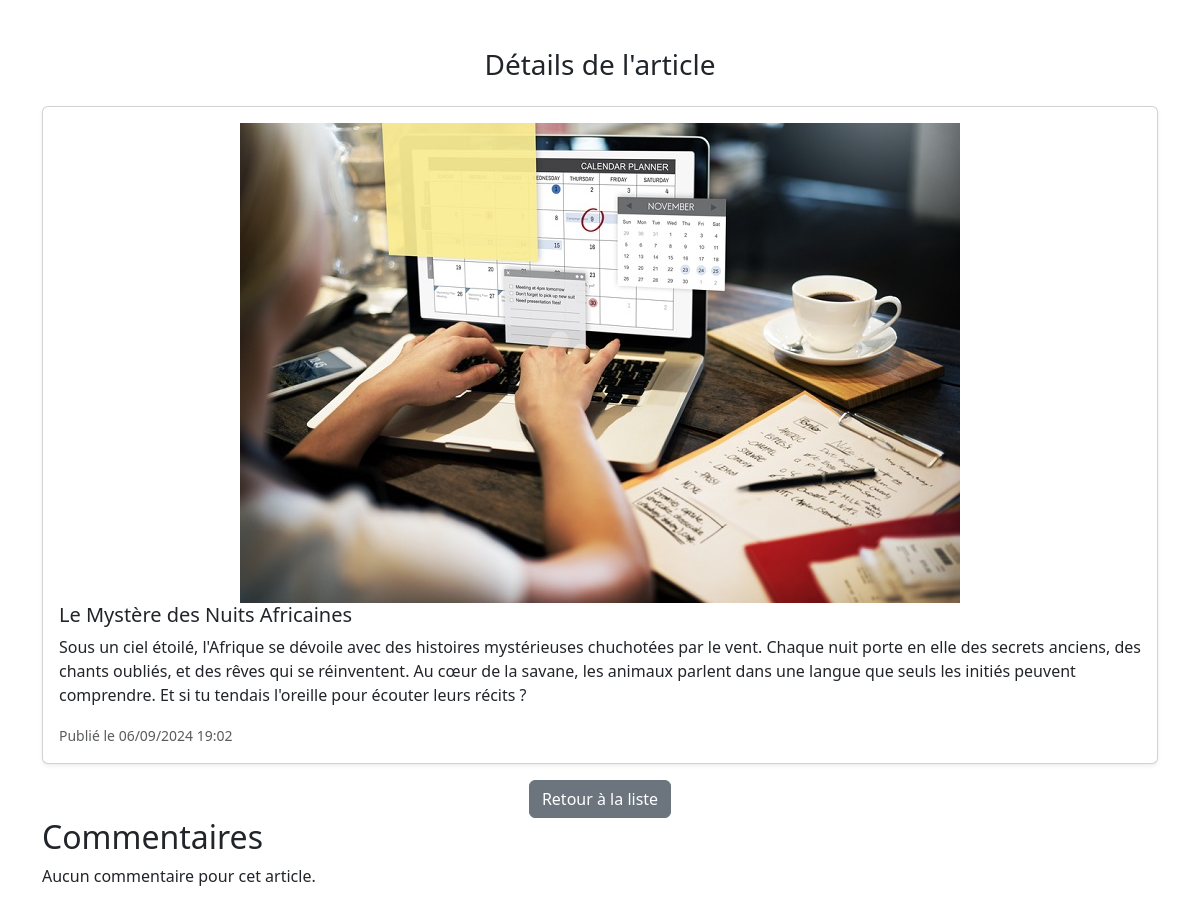
Page /blog/1/ on the committed database.
### Articles/models.py (models this page shows, shortened)
class Article(models.Model):
    title = models.CharField(max_length=200)
    content = models.TextField()
    author = models.ForeignKey(User, on_delete=models.CASCADE, null=True, blank=True)
    categories = models.ManyToManyField(Category, blank=True)
    tags = models.ManyToManyField(Tag, blank=True)
    created_at = models.DateTimeField(auto_now_add=True)
    updated_at = models.DateTimeField(auto_now=True)
    image = models.ImageField(upload_to='articles/', blank=True)
    class Meta:
        permissions = [
            ("can_add_article", "Can add article"),
            ("can_edit_article", "Can edit article"),
            ("can_delete_article", "Can delete article"),
        ]

### Articles/views.py (the view, shortened to what this page needs)
# urls.py: path('<int:pk>/', ArticleDetailView.as_view(), name='article_detail'),
class ArticleDetailView(generic.DetailView):
    model = Article
    template_name = 'Articles/article_detail.html'
    def get_context_data(self, **kwargs):
        context = super().get_context_data(**kwargs)
        article = self.get_object()
        user = self.request.user
        if user.is_authenticated:
            context['can_edit'] = user == article.author or user.is_superuser
            context['can_delete'] = user == article.author or user.is_superuser
            context['can_comment'] = True
            context['user_comments'] = article.commentaire.filter(author=user)
        else:
            context['can_edit'] = False
            context['can_delete'] = False
            context['can_comment'] = False
            context['user_comments'] = []
        return context

### Articles/templates/Articles/article_detail.html (shortened to what this page needs)
{% load static %}
<!DOCTYPE html>
<html lang="fr">
<head>
    <link rel="stylesheet" href="{% static 'Article/bootstrap.css' %}">
</head>
<body>
    <div class="container mt-5">
        <h1 class="h3 mb-4 text-center">Détails de l'article</h1>
        <div class="card article-card shadow-sm">
            <div class="card-body">
                {% if article.image %}
                <div class="text-center" style="width: 100%;">
                    <img src="{{ article.image.url }}" alt="{{ article.title }}" class="article-image">
                </div>
                {% else %}
                <p class="text-center text-warning">Aucune image disponible</p>
                {% endif %}
                <h5 class="card-title">{{ article.title }}</h5>
                <p class="card-text">{{ article.content }}</p>
                <p class="card-text"><small class="text-muted">Publié le {{ article.updated_at|date:"d/m/Y H:i" }}</small></p>
            </div>
        </div>
        <div class="text-center mt-3">
            <a href="{% url 'article_list' %}" class="btn btn-secondary">Retour à la liste</a>
        </div>
        <h2>Commentaires</h2>
        {% for comment in article.commentaire.all %}
            <div>
                <p><strong>{{ comment.author }}</strong> le {{ comment.created_at|date:"d/m/Y H:i" }}</p>
                <p>{{ comment.content }}</p>
                {% if user.is_authenticated %}
                    {% if can_edit %}
                    <a href="{% url 'comment_update' comment.id %}" class="btn btn-primary">Modifier</a> |
                    <a href="{% url 'comment_delete' comment.id %}" class="btn btn-danger">Supprimer</a>
                    {% endif %}
                {% endif %}
            </div>
        {% empty %}
            <p>Aucun commentaire pour cet article.</p>
        {% endfor %}
    </div>
</body>
</html>

### rows in the picture
Article: image (picture), title "Le Mystère des Nuits Africaines", content "Sous un ciel étoilé, l'Afrique se dévoile avec des histoires mystérieuses chuchotées par le vent. Chaque nuit porte en elle des secrets anciens, des chants oubliés, et des rêves qui se réinventent. Au cœur de la savane, les animaux parlent dans une langue que seuls les initiés peuvent comprendre. Et si tu tendais l'oreille pour écouter leurs récits ?", updated_at "06/09/2024 19:02"
